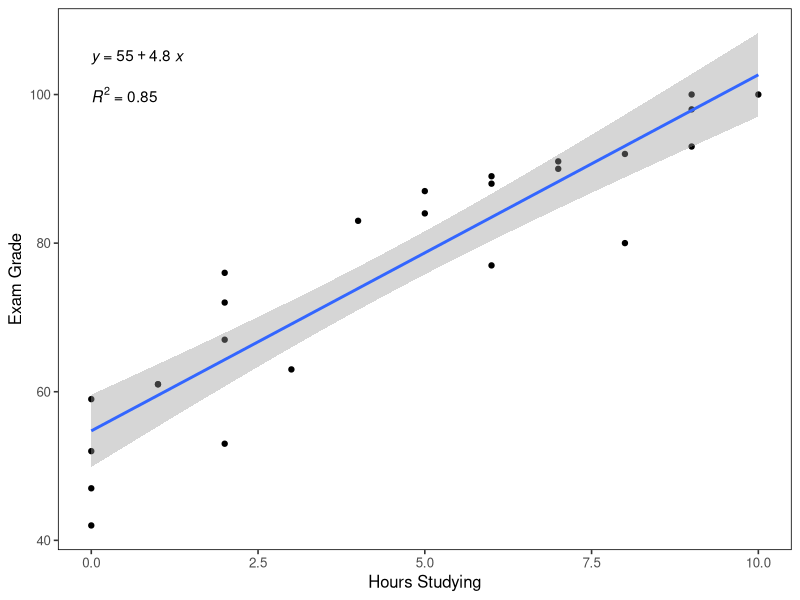

R code for this plot:
#Linear Regression Tutorial 
#Author: Nicole Regimbal - Just One Bird's Opinion 
#Date: June 21, 2023

#Load in necessary libraries
  #If these libraries are not yet installed, first use the function install.packages()
library(ggplot2)
library(ggpubr)

#Set your working directory
getwd() #This tells R that you want to get a new working directory
setwd("Insert your path here") #This tells R where to find that new directory
dir() #This tells R to retrieve this new directory to use 

#Read in your data - we will call this dataframe 'df'
df <- read.csv("student_grades.csv", header = TRUE) 
  #The header = TRUE part of the code tells R that the first row of your data is the column names 

head(df) #This gives you a preview of the first few lines of the entire dataframe

#Question - Does the number of hours spent studying affect student exam grades?

  #Let's use linear regression to answer this 
  #The formula for this in R is lm(Y ~ X, data = df)

model <- lm(Exam_Grade ~ Hours_Studying, data = df)

summary(model) #This shows us the model output

#Let's plot this regression! 
  #ggplot is a helpful package to create plots where you can easily change aeshetic features
ggplot(df, aes(x = Hours_Studying, y = Exam_Grade))+
  geom_point()+ #plots the individual data points
  geom_smooth(method = "lm")+ #this creates the regression line
  scale_x_continuous("Hours Studying")+ #x-axis label
  scale_y_continuous("Exam Grade")+ #y-axis label
  theme_bw(base_size = 12)+ #cleaning up the plot aesthetics
  theme(panel.border = element_rect(colour = "black"),
        panel.grid.major = element_blank(),
        panel.grid.minor = element_blank())+
  stat_regline_equation(label.y = 100, aes(label = ..rr.label..))+ #adding R2 to plot
  stat_regline_equation(label.y = 105, aes(label = ..eq.label..)) #adding equation to plot

#Good luck and happy coding! 
#Check out my channel 'Just One Bird's Opinion' on YouTube if you have any questions! 
